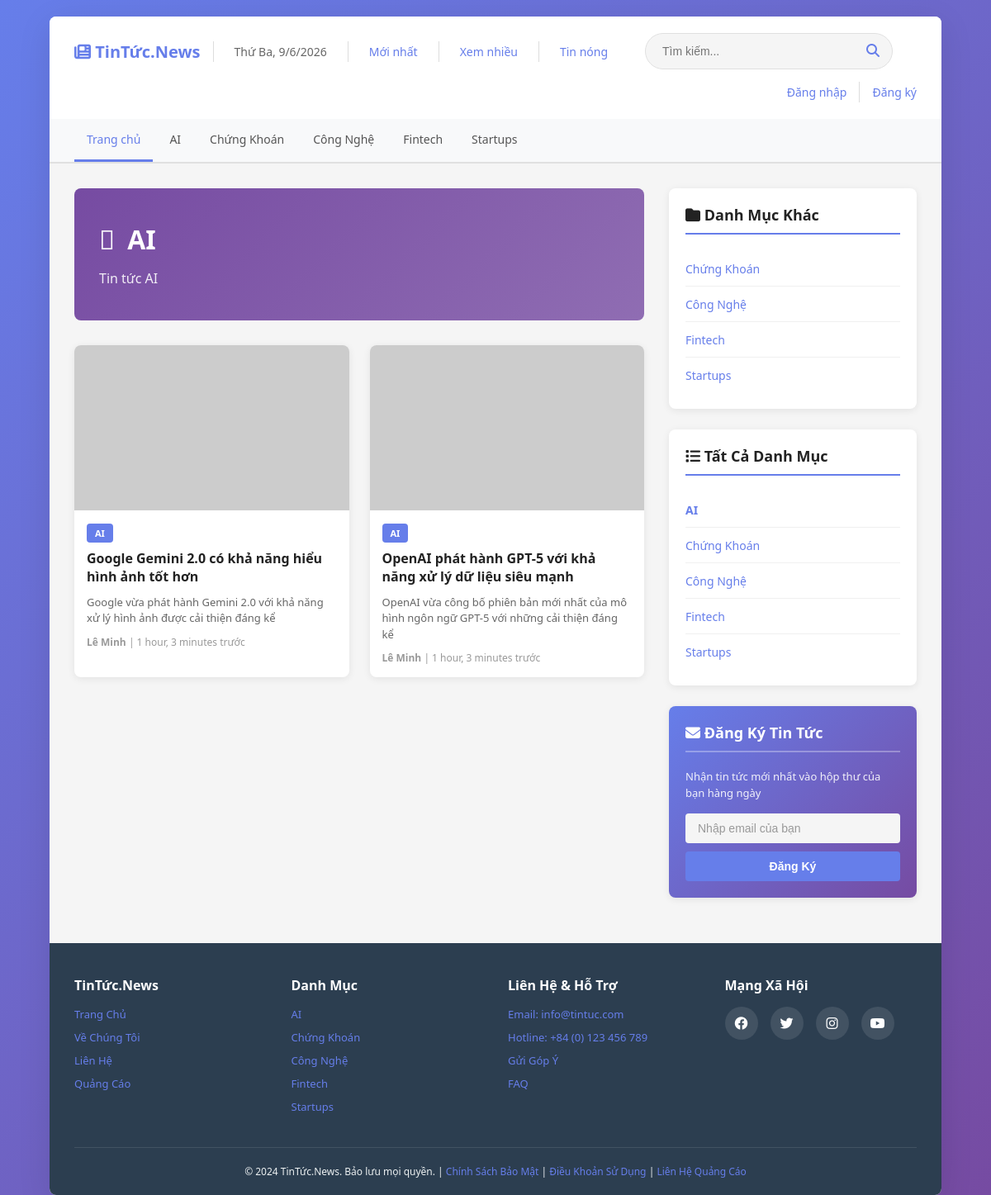
Page /danh-muc/ai/ on the committed database.
### Webtintuc/models.py (models this page shows, shortened)
class Category(models.Model):
    name = models.CharField(
        max_length=100,
        unique=True,
        verbose_name="Tên danh mục"
    )
    slug = models.SlugField(
        unique=True,
        verbose_name="URL slug",
        help_text="Sẽ được tạo tự động từ tên"
    )
    description = models.TextField(
        blank=True,
        verbose_name="Mô tả"
    )
    icon = models.CharField(
        max_length=50,
        default="fas fa-newspaper",
        verbose_name="Icon (Font Awesome class)"
    )
    color = models.CharField(
        max_length=7,
        default="#667eea",
        verbose_name="Màu sắc"
    )
    created_at = models.DateTimeField(
        auto_now_add=True,
        verbose_name="Ngày tạo"
    )
    updated_at = models.DateTimeField(
        auto_now=True,
        verbose_name="Ngày cập nhật"
    )
    class Meta:
        verbose_name = "Danh mục"
        verbose_name_plural = "Danh mục"
        ordering = ['name']

class News(models.Model):
    STATUS_CHOICES = (
        ('draft', 'Bản nháp'),
        ('published', 'Đã xuất bản'),
        ('archived', 'Đã lưu trữ'),
    )
    title = models.CharField(
        max_length=250,
        verbose_name="Tiêu đề"
    )
    slug = models.SlugField(
        unique=True,
        verbose_name="URL slug",
        help_text="Sẽ được tạo tự động từ tiêu đề"
    )
    category = models.ForeignKey(
        Category,
        on_delete=models.SET_NULL,
        null=True,
        related_name='news_items',
        verbose_name="Danh mục"
    )
    author = models.ForeignKey(
        Author,
        on_delete=models.SET_NULL,
        null=True,
        related_name='news_articles',
        verbose_name="Tác giả"
    )
    featured_image = models.ImageField(
        upload_to='news_images/',
        verbose_name="Hình ảnh nổi bật"
    )
    description = models.TextField(
        verbose_name="Mô tả ngắn",
        help_text="Mô tả ngắn gọn về bài viết (khoảng 200 từ)"
    )
    content = models.TextField(
        verbose_name="Nội dung bài viết"
    )
    is_featured = models.BooleanField(
        default=False,
        verbose_name="Tin nổi bật"
    )
    status = models.CharField(
        max_length=20,
        choices=STATUS_CHOICES,
        default='draft',
        verbose_name="Trạng thái"
    )
    views = models.IntegerField(
        default=0,
        verbose_name="Lượt xem"
    )
    created_at = models.DateTimeField(
        auto_now_add=True,
        verbose_name="Ngày tạo"
    )
    updated_at = models.DateTimeField(
        auto_now=True,
        verbose_name="Ngày cập nhật"
    )
    published_at = models.DateTimeField(
        null=True,
        blank=True,
        verbose_name="Ngày xuất bản"
    )
    class Meta:
        verbose_name = "Tin tức"
        verbose_name_plural = "Tin tức"
        ordering = ['-published_at', '-created_at']
        indexes = [
            models.Index(fields=['-published_at']),
            models.Index(fields=['category', '-published_at']),
            models.Index(fields=['is_featured', '-published_at']),
        ]
    @property
    def time_since_published(self):
        if self.published_at:
            from django.utils.timesince import timesince
            return f"{timesince(self.published_at)} trước"
        return "Chưa xuất bản"

class Author(models.Model):
    name = models.CharField(
        max_length=100,
        verbose_name="Tên tác giả"
    )
    email = models.EmailField(
        unique=True,
        verbose_name="Email"
    )
    bio = models.TextField(
        blank=True,
        verbose_name="Tiểu sử"
    )
    avatar = models.ImageField(
        upload_to='avatars/',
        blank=True,
        null=True,
        verbose_name="Ảnh đại diện"
    )
    created_at = models.DateTimeField(
        auto_now_add=True,
        verbose_name="Ngày tạo"
    )
    updated_at = models.DateTimeField(
        auto_now=True,
        verbose_name="Ngày cập nhật"
    )
    class Meta:
        verbose_name = "Tác giả"
        verbose_name_plural = "Tác giả"
        ordering = ['name']

### Webtintuc/views.py (the view)
# urls.py: path('danh-muc/<slug:slug>/', views.category_news, name='category'),
def category_news(request, slug):
    category = get_object_or_404(Category, slug=slug)
    news_list = News.objects.filter(
        category=category,
        status='published'
    ).order_by('-published_at')
    paginator = Paginator(news_list, 12)
    page_number = request.GET.get('page', 1)
    page_obj = paginator.get_page(page_number)
    categories = Category.objects.all()
    context = {
        'category': category,
        'page_obj': page_obj,
        'categories': categories,
    }
    return render(request, 'category_news.html', context)

### Webtintuc/templates/category_news.html (shortened to what this page needs)
{% extends "base.html" %}
{% block content %}
<div class="main-wrapper">
    <div class="content-area">
        <section class="category-header" style="background: linear-gradient(135deg, {{ category.color }} 0%, rgba(118, 75, 162, 0.8) 100%); padding: 40px 30px; border-radius: 8px; margin-bottom: 30px; color: white;">
            <div style="display: flex; align-items: center; gap: 15px; margin-bottom: 15px;">
                <i class="{{ category.icon }}" style="font-size: 32px;"></i>
                <h1 style="margin: 0; font-size: 32px;">{{ category.name }}</h1>
            </div>
            {% if category.description %}
                <p style="margin: 0; font-size: 16px; opacity: 0.9;">{{ category.description }}</p>
            {% endif %}
        </section>
        <section class="news-section">
            {% if page_obj %}
                <div class="news-grid">
                    {% for news in page_obj %}
                    <div class="news-item">
                        <div class="news-item-image">
                            {% if news.featured_image %}
                                <img src="{{ news.featured_image.url }}" alt="{{ news.title }}">
                            {% else %}
                                <img src="https://via.placeholder.com/300x200?text={{ news.category.name }}" alt="{{ news.title }}">
                            {% endif %}
                        </div>
                        <div class="news-item-content">
                            <span class="news-category">{{ news.category.name }}</span>
                            <div class="news-item-title">
                                <a href="{% url 'webtintuc:news_detail' news.slug %}">{{ news.title }}</a>
                            </div>
                            <p class="news-item-desc">{{ news.description|truncatewords:20 }}</p>
                            <p class="news-item-meta">
                                <strong>{{ news.author.name }}</strong> | {{ news.time_since_published }}
                            </p>
                        </div>
                    </div>
                    {% endfor %}
                </div>
            {% endif %}
        </section>
    </div>
    <aside class="sidebar">
        {% if categories %}
        <div class="sidebar-card">
            <h3 class="sidebar-title">
                <i class="fas fa-folder"></i> Danh Mục Khác
            </h3>
            <ul class="category-list">
                {% for cat in categories %}
                    {% if cat.id != category.id %}
                    <li>
                        <a href="{% url 'webtintuc:category' cat.slug %}" class="cat-link">
                            {{ cat.name }}
                        </a>
                    </li>
                    {% endif %}
                {% endfor %}
            </ul>
        </div>
        {% endif %}
        {% if categories %}
        <div class="sidebar-card">
            <h3 class="sidebar-title">
                <i class="fas fa-list"></i> Tất Cả Danh Mục
            </h3>
            <ul class="category-list">
                {% for cat in categories %}
                <li>
                    <a href="{% url 'webtintuc:category' cat.slug %}" class="cat-link"
                       style="{% if cat.id == category.id %}font-weight: bold; color: #667eea;{% endif %}">
                        {{ cat.name }}
                    </a>
                </li>
                {% endfor %}
            </ul>
        </div>
        {% endif %}
        <div class="sidebar-card newsletter">
            <h3 class="sidebar-title">
                <i class="fas fa-envelope"></i> Đăng Ký Tin Tức
            </h3>
            <p class="newsletter-text">Nhận tin tức mới nhất vào hộp thư của bạn hàng ngày</p>
            <form class="newsletter-form" id="newsletterForm">
                <input type="email" name="email" placeholder="Nhập email của bạn" required>
                <button type="submit">Đăng Ký</button>
            </form>
        </div>
    </aside>
</div>
{% endblock %}

### Webtintuc/templates/base.html (shortened to what this page needs)
{% load static %}
<!DOCTYPE html>
<html lang="vi">
<head>
    <link rel="stylesheet" href="{% static 'css/trang_chu.css' %}">
    <link rel="stylesheet" href="https://cdnjs.cloudflare.com/ajax/libs/font-awesome/6.4.0/css/all.min.css">
</head>
<body>
    <div class="container-main">
        <div class="header">
            <div class="header-top">
                <a href="{% url 'webtintuc:index' %}" class="logo">
                    <i class="fas fa-newspaper"></i> TinTức.News
                </a>
                <div id="clock" class="clock"></div>
                <div class="header-nav">
                    <a href="{% url 'webtintuc:index' %}" class="link-text">Mới nhất</a>
                </div>
                <div class="header-nav">
                    <a href="#" class="link-text">Xem nhiều</a>
                </div>
                <div class="header-nav">
                    <a href="#" class="link-text">Tin nóng</a>
                </div>
                <div class="search-box">
                    <form class="search-form" action="{% url 'webtintuc:search' %}" method="GET">
                        <input class="search-input" type="text" placeholder="Tìm kiếm..." name="q" value="{{ query }}">
                        <button type="submit" class="search-btn"><i class="fas fa-search"></i></button>
                    </form>
                </div>
                <div class="auth-links">
                    <a href="#" class="link-text" onclick="showLogin()">Đăng nhập</a>
                    <a href="#" class="link-text" onclick="showRegister()">Đăng ký</a>
                </div>
            </div>
            <div class="navbar">
                <nav class="categories">
                    <a href="{% url 'webtintuc:index' %}" class="cat-btn {% if not selected_category %}active{% endif %}">
                        Trang chủ
                    </a>
                    {% for category in categories %}
                        <a href="{% url 'webtintuc:category' category.slug %}"
                           class="cat-btn {% if selected_category == category.slug %}active{% endif %}">
                            {{ category.name }}
                        </a>
                    {% endfor %}
                </nav>
            </div>
        </div>
        {% block content %}{% endblock %}
        <footer class="footer">
            <div class="footer-content">
                <div class="footer-section">
                    <h4>TinTức.News</h4>
                    <ul>
                        <li><a href="{% url 'webtintuc:index' %}" class="link-text">Trang Chủ</a></li>
                        <li><a href="#" class="link-text">Về Chúng Tôi</a></li>
                        <li><a href="#" class="link-text">Liên Hệ</a></li>
                        <li><a href="#" class="link-text">Quảng Cáo</a></li>
                    </ul>
                </div>
                <div class="footer-section">
                    <h4>Danh Mục</h4>
                    <ul>
                        {% for category in categories %}
                            <li><a href="{% url 'webtintuc:category' category.slug %}" class="link-text">{{ category.name }}</a></li>
                        {% endfor %}
                    </ul>
                </div>
                <div class="footer-section">
                    <h4>Liên Hệ & Hỗ Trợ</h4>
                    <ul>
                        <li><a href="mailto:info@tintuc.com" class="link-text">Email: info@tintuc.com</a></li>
                        <li><a href="tel:+84123456789" class="link-text">Hotline: +84 (0) 123 456 789</a></li>
                        <li><a href="#" class="link-text">Gửi Góp Ý</a></li>
                        <li><a href="#" class="link-text">FAQ</a></li>
                    </ul>
                </div>
                <div class="footer-section">
                    <h4>Mạng Xã Hội</h4>
                    <div class="social-links">
                        <a href="#" class="social-icon" target="_blank" title="Facebook">
                            <i class="fab fa-facebook"></i>
                        </a>
                        <a href="#" class="social-icon" target="_blank" title="Twitter">
                            <i class="fab fa-twitter"></i>
                        </a>
                        <a href="#" class="social-icon" target="_blank" title="Instagram">
                            <i class="fab fa-instagram"></i>
                        </a>
                        <a href="#" class="social-icon" target="_blank" title="YouTube">
                            <i class="fab fa-youtube"></i>
                        </a>
                    </div>
                </div>
            </div>
            <div class="footer-bottom">
                <p>&copy; 2024 TinTức.News. Bảo lưu mọi quyền. |
                    <a href="#" class="link-text">Chính Sách Bảo Mật</a> |
                    <a href="#" class="link-text">Điều Khoản Sử Dụng</a> |
                    <a href="#" class="link-text">Liên Hệ Quảng Cáo</a>
                </p>
            </div>
        </footer>
    </div>
</body>
</html>

### Webtintuc/templates/base.html (style rules this page uses)
.container-main { width: 90%; max-width: 1400px; margin: 0 auto; background: white; border-radius: 8px; box-shadow: 0 10px 40px rgba(0, 0, 0, 0.1); overflow: hidden; }

### Webtintuc/templates/category_news.html (style rules this page uses)
.newsletter-form { display: flex; flex-direction: column; gap: 10px; }
.newsletter-form input, .newsletter-form button { padding: 10px 15px; border: none; border-radius: 4px; font-size: 14px; }
.newsletter-form input { background: #f5f5f5; color: #333; }
.newsletter-form input::placeholder { color: #999; }
.newsletter-form button { background: #667eea; color: white; cursor: pointer; font-weight: bold; transition: background 0.3s; }

### rows in the picture
Category: name "AI", description "Tin tức AI"
Category: name "Chứng Khoán"
Category: name "Công Nghệ"
Category: name "Fintech"
Category: name "Startups"
News: category.name "AI", title "Google Gemini 2.0 có khả năng hiểu hình ảnh tốt hơn", description "Google vừa phát hành Gemini 2.0 với khả năng xử lý hình ảnh được cải thiện đáng kể", author.name "Lê Minh", time_since_published "1 hour, 3 minutes trước"
News: category.name "AI", title "OpenAI phát hành GPT-5 với khả năng xử lý dữ liệu siêu mạnh", description "OpenAI vừa công bố phiên bản mới nhất của mô hình ngôn ngữ GPT-5 với những cải thiện đáng kể", author.name "Lê Minh", time_since_published "1 hour, 3 minutes trước"
